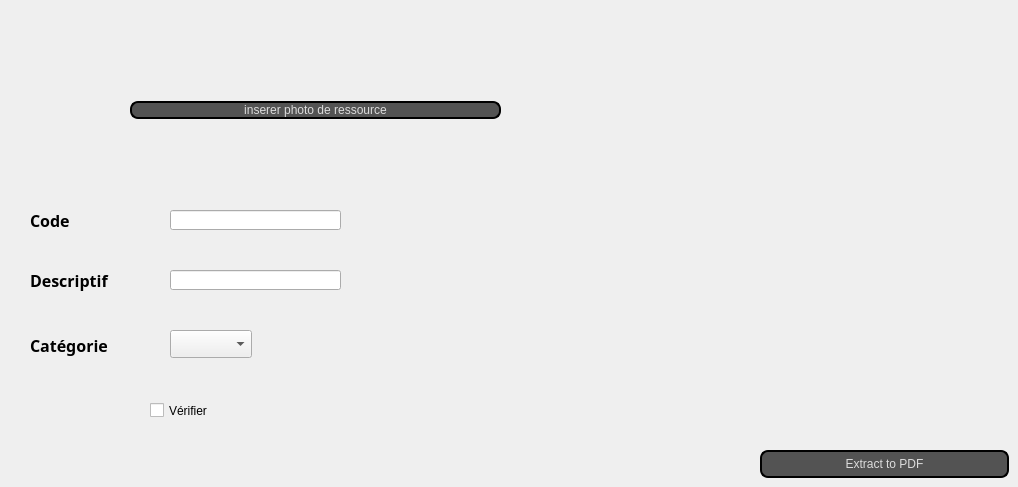
          <widget class="QWidget" name="tab_23">
           <attribute name="title">
            <string>Entretien Manuel</string>
           </attribute>
           <widget class="QWidget" name="verticalLayoutWidget_9">
            <property name="geometry">
             <rect>
              <x>130</x>
              <y>20</y>
              <width>371</width>
              <height>181</height>
             </rect>
            </property>
            <layout class="QVBoxLayout" name="verticalLayout_10">
             <item>
              <widget class="QPushButton" name="insererphoto_4">
               <property name="styleSheet">
                <string notr="true">QPushButton {
color: #dcdcdc;
background:#535353;
border: none;
font-size:12px;
font-family:Arial, Helvetica, sans-serif;
border: 2px solid ;
border-radius: 8px;
}
QPushButton:hover {
color:#fff;
	background-color: rgb(0, 0, 127);
border: none;
}</string>
               </property>
               <property name="text">
                <string>inserer photo de ressource</string>
               </property>
               <property name="icon">
                <iconset>
                 <normaloff>:/inserer.png</normaloff>:/inserer.png</iconset>
               </property>
               <property name="iconSize">
                <size>
                 <width>30</width>
                 <height>20</height>
                </size>
               </property>
              </widget>
             </item>
            </layout>
           </widget>
           <widget class="QComboBox" name="comboBox_5">
            <property name="geometry">
             <rect>
              <x>170</x>
              <y>330</y>
              <width>82</width>
              <height>28</height>
             </rect>
            </property>
           </widget>
           <widget class="QLabel" name="label_81">
            <property name="geometry">
             <rect>
              <x>30</x>
              <y>210</y>
              <width>131</width>
              <height>21</height>
             </rect>
            </property>
            <property name="font">
             <font>
              <family>Sitka Display</family>
              <pointsize>12</pointsize>
              <bold>true</bold>
             </font>
            </property>
            <property name="text">
             <string>Code </string>
            </property>
           </widget>
           <widget class="QLineEdit" name="NOM_FOR_6">
            <property name="geometry">
             <rect>
              <x>170</x>
              <y>270</y>
              <width>171</width>
              <height>20</height>
             </rect>
            </property>
           </widget>
           <widget class="QLabel" name="label_82">
            <property name="geometry">
             <rect>
              <x>30</x>
              <y>330</y>
              <width>131</width>
              <height>31</height>
             </rect>
            </property>
            <property name="font">
             <font>
              <family>Sitka Display</family>
              <pointsize>12</pointsize>
              <bold>true</bold>
             </font>
            </property>
            <property name="text">
             <string>Catégorie</string>
            </property>
           </widget>
           <widget class="QLineEdit" name="CODE_FORMATION_6">
            <property name="geometry">
             <rect>
              <x>170</x>
              <y>210</y>
              <width>171</width>
              <height>20</height>
             </rect>
            </property>
           </widget>
           <widget class="QLabel" name="label_83">
            <property name="geometry">
             <rect>
              <x>30</x>
              <y>260</y>
              <width>131</width>
              <height>41</height>
             </rect>
            </property>
            <property name="font">
             <font>
              <family>Sitka Display</family>
              <pointsize>12</pointsize>
              <bold>true</bold>
             </font>
            </property>
            <property name="text">
             <string>Descriptif</string>
            </property>
           </widget>
           <widget class="QCheckBox" name="checkBox">
            <property name="geometry">
             <rect>
              <x>150</x>
              <y>380</y>
              <width>181</width>
              <height>61</height>
             </rect>
            </property>
            <property name="styleSheet">
             <string notr="true">color: rgb(0, 0, 0);</string>
            </property>
            <property name="text">
             <string>Vérifier</string>
            </property>
           </widget>
           <widget class="QPushButton" name="insererphoto_11">
            <property name="geometry">
             <rect>
              <x>760</x>
              <y>450</y>
              <width>249</width>
              <height>28</height>
             </rect>
            </property>
            <property name="styleSheet">
             <string notr="true">QPushButton {
color: #dcdcdc;
background:#535353;
border: none;
font-size:12px;
font-family:Arial, Helvetica, sans-serif;
border: 2px solid ;
border-radius: 8px;
}
QPushButton:hover {
color:#fff;
	background-color: rgb(0, 0, 127);
border: none;
}</string>
            </property>
            <property name="text">
             <string>Extract to PDF</string>
            </property>
            <property name="icon">
             <iconset>
              <normaloff>:/inserer.png</normaloff>:/inserer.png</iconset>
            </property>
            <property name="iconSize">
             <size>
              <width>30</width>
              <height>20</height>
             </size>
            </property>
           </widget>
          </widget>
